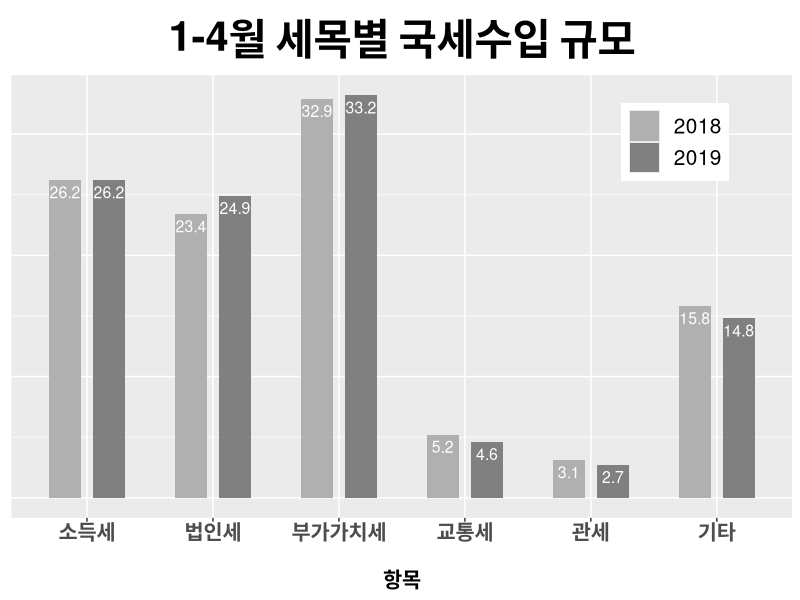
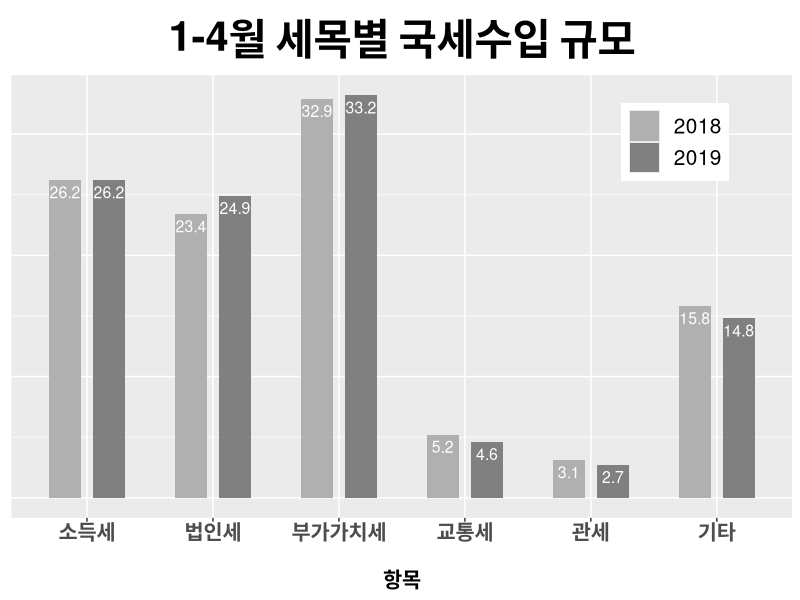

Source code (R) for these figures, in order:
library(ggplot2)

year2018 <- c(26.2, 23.4, 32.9, 5.2, 3.1, 15.8)
year2019 <- c(26.2, 24.9, 33.2, 4.6, 2.7, 14.8)

labels <- factor(c("소득세","법인세","부가가치세","교통세","관세","기타"),
                 levels = c("소득세","법인세","부가가치세","교통세","관세","기타"))

group <- factor(c(" 2018"," 2019"))

data <- data.frame(y = c(year2018, year2019),
                   labels = rep(labels, 2),
                   group = rep(group, each=length(year2018)))

p <- ggplot(data, aes(x=labels, y=y, fill=group)) + xlab("항목") + ylab("금액 (조)") + ggtitle("1-4월 세목별 국세수입 규모") +
  geom_bar(stat='identity', position = position_dodge(0.7), width=0.5)+
  scale_fill_manual(values=c("#B0B0B0", "#808080"))+
  geom_text(data=data, aes(x=labels, y=y, label=y), vjust=1.5, size=4, position=position_dodge(0.7),
            color='white')+
  theme(axis.title.x = element_text(size=15, face='bold', margin = margin(t = 20, r = 0, b = 0, l = 0)),
        plot.title = element_text(size=30, hjust=0.5, face='bold', margin = margin(t = 10, r = 0, b = 10, l = 0)),
        legend.position=c(0.85, 0.85),
        axis.title.y=element_blank(),
        axis.text.y=element_blank(),
        axis.ticks.y=element_blank(),
        legend.text = element_text(size=15),
        legend.title = element_blank(),
        legend.key.height = unit("0.8", "cm"),
        legend.key.size = unit("0.8", "cm"),
        axis.text = element_text(size=15, face='bold'))

p

ggsave("recharted_20190611.png", plot=p, width=10, height=7)
